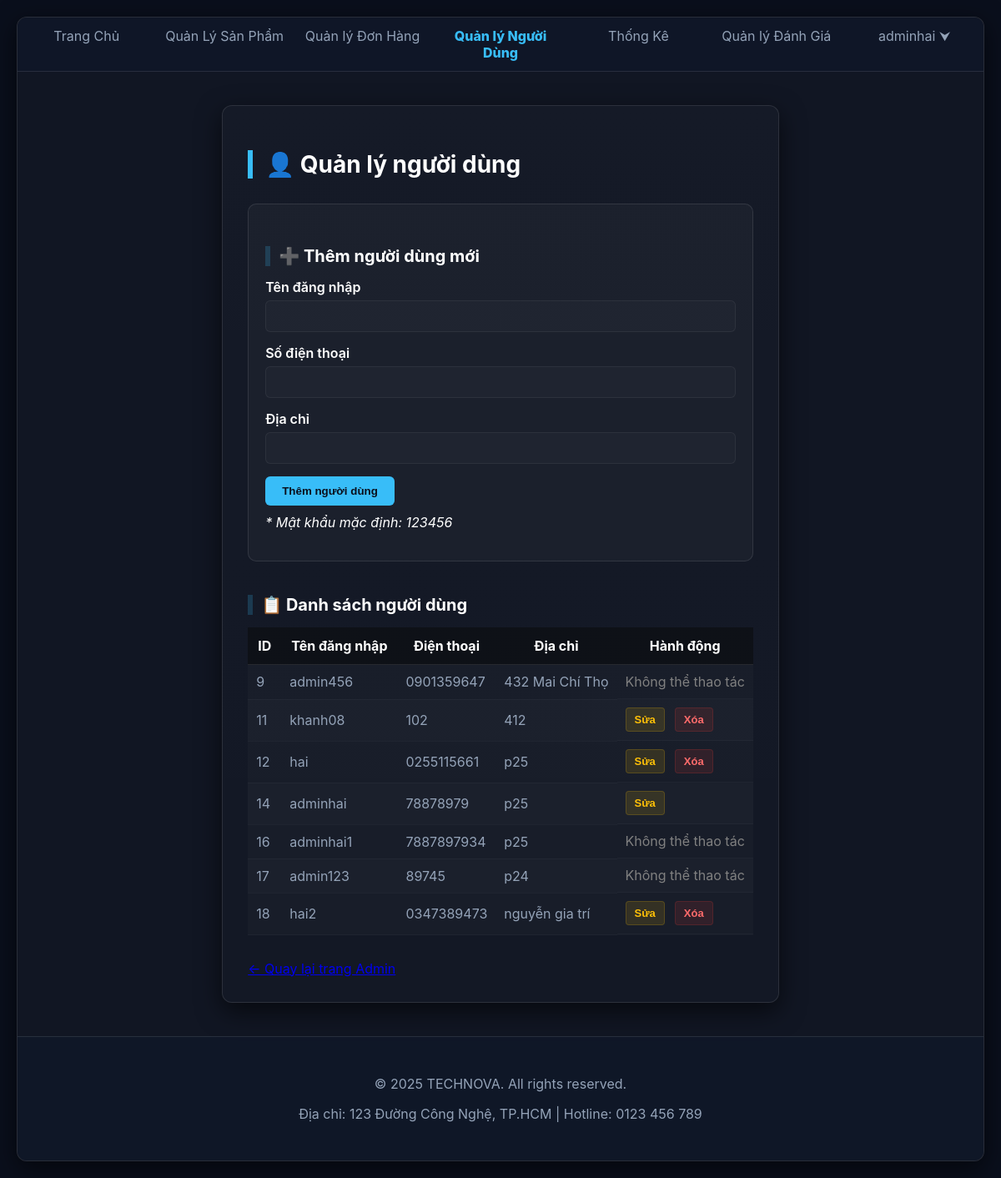
/WebBanHang/admin/quanlynguoidung.php (signed in), run on an earlier commit of the app's database.
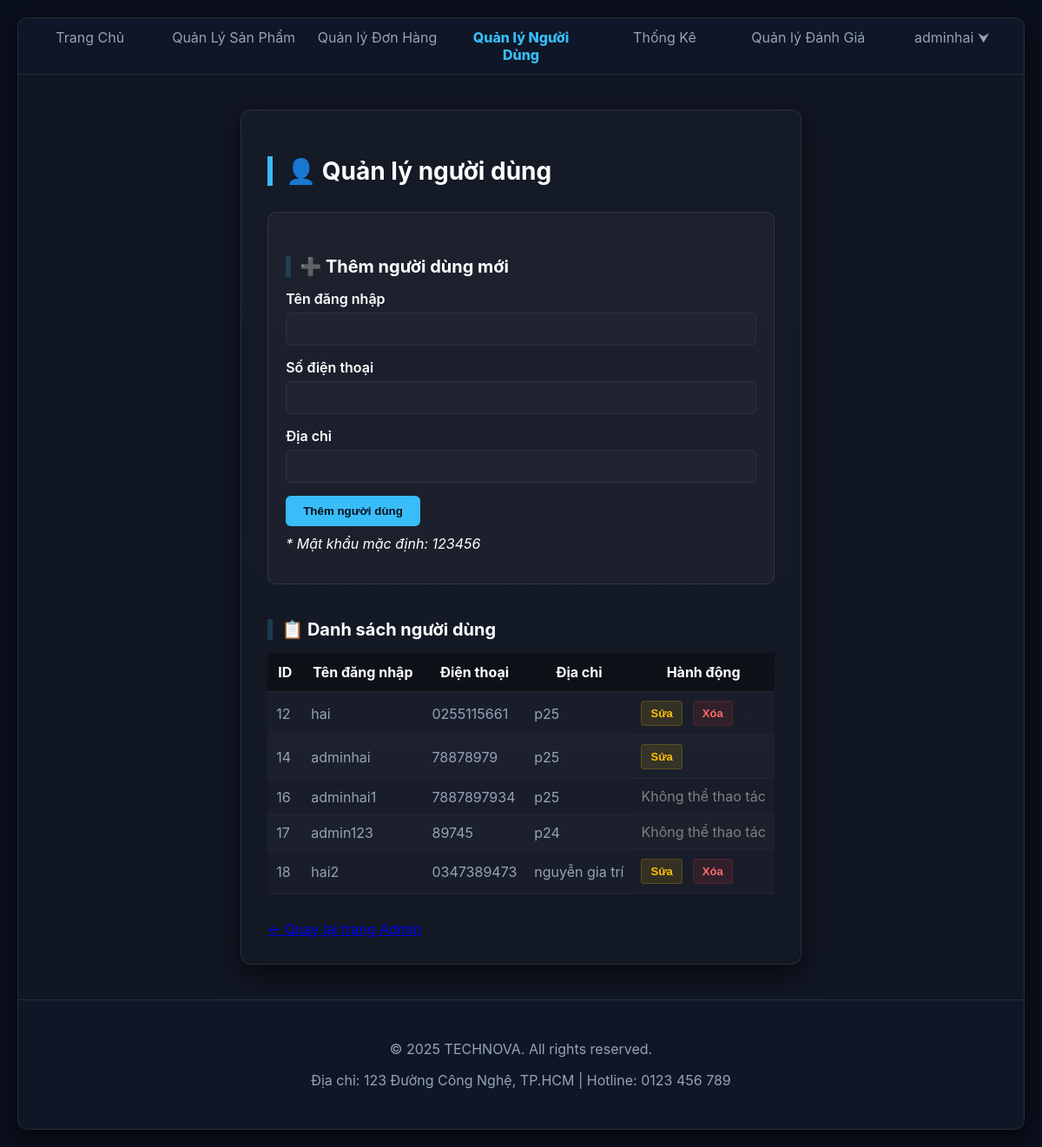
And on a later commit of the database.
### tables this page shows
CREATE TABLE `users` (
  `id` int(11) NOT NULL,
  `username` varchar(50) NOT NULL,
  `user_id` int(11) NOT NULL,
  `password` varchar(100) NOT NULL,
  `phone` varchar(20) DEFAULT NULL,
  `address` varchar(255) DEFAULT NULL,
  `email` longtext NOT NULL,
  `balance` int(11) DEFAULT 0
);

### WebBanHang/admin/quanlynguoidung.php (the view, shortened to what this page needs)
<?php
$current_page = 'quanlynguoidung';
$currentAdmin = $_SESSION["user"]["username"];
$conn = new mysqli("localhost", "root", "", "webbh");
$users = $conn->query("SELECT * FROM users");
?>
<!DOCTYPE html>
<html lang="vi">
<head>
    <link rel="stylesheet" href="admin.css?v=2">
</head>
<body>
<div id="fox">
    <div id="fox-nav">
        <ul>
            <li><a href="admin.php">Trang Chủ</a></li>
            <li><a href="quanlysanpham.php">Quản Lý Sản Phẩm</a></li>
            <li><a href="quanlydonHang.php">Quản lý Đơn Hàng</a></li>
            <li><a href="quanlynguoidung.php" class="<?= ($current_page == 'quanlynguoidung') ? 'active' : '' ?>">Quản lý Người Dùng</a></li>
            <li><a href="quanlythongke.php">Thống Kê</a></li>
            <li><a href="quanlydanhgia.php">Quản lý Đánh Giá</a></li>
            <?php if (!isset($_SESSION["user"])): ?>
            <li><a href="../Login/Login.php">Đăng nhập</a></li>
        <?php else: ?>
            <?php $username = htmlspecialchars($_SESSION["user"]["username"]); ?>
            <li class="user-dropdown">
                <a href="#" id="user-toggle"><?= $username ?> ⮟</a>
            </li>
        <?php endif; ?>
        </ul>
    </div>
    <div class="admin-container">
        <h2>👤 Quản lý người dùng</h2>
        <div class="form-section">
            <h3>➕ Thêm người dùng mới</h3>
            <form method="POST">
                <label>Tên đăng nhập</label>
                <input type="text" name="username" required>
                <label>Số điện thoại</label>
                <input type="text" name="phone" required>
                <label>Địa chỉ</label>
                <input type="text" name="address" required>
                <button type="submit" name="add_user">Thêm người dùng</button>
            </form>
            <p style="margin-top: 10px;"><em>* Mật khẩu mặc định: 123456</em></p>
        </div>
        <h3 style="margin-top: 40px;">📋 Danh sách người dùng</h3>
        <table class="admin-table">
            <thead>
                <tr>
                    <th>ID</th><th>Tên đăng nhập</th><th>Điện thoại</th><th>Địa chỉ</th><th>Hành động</th>
                </tr>
            </thead>
            <tbody>
            <?php while ($row = $users->fetch_assoc()): ?>
                <?php
                $isAdmin = stripos($row["username"], "admin") !== false;
                $isCurrent = strtolower($row["username"]) === strtolower($currentAdmin);
                ?>
                <tr>
                    <form method="POST">
                        <td><?= $row["id"] ?></td>
                        <td><?= htmlspecialchars($row["username"]) ?></td>
                        <td>
                            <span class="display-field"><?= htmlspecialchars($row["phone"]) ?></span>
                        </td>
                        <td>
                            <span class="display-field"><?= htmlspecialchars($row["address"]) ?></span>
                        </td>
                        <td class="action-buttons">
                            <?php if (!$isAdmin || $isCurrent): ?>
                                <button type="button" class="btn-edit edit-toggle">Sửa</button>
                                <?php if (!$isCurrent): ?>
                                    <button type="submit" name="delete_user" class="btn-delete">Xóa</button>
                                <?php endif; ?>
                            <?php else: ?>
                                <span style="color: gray;">Không thể thao tác</span>
                            <?php endif; ?>
                        </td>
                    </form>
                </tr>
            <?php endwhile; ?>
            </tbody>
        </table>
        <div style="margin-top: 30px;">
            <a href="admin.php" class="btn">← Quay lại trang Admin</a>
        </div>
    </div>
    <div id="fox-footer">
        <p>© 2025 TECHNOVA. All rights reserved.</p>
        <p>Địa chỉ: 123 Đường Công Nghệ, TP.HCM | Hotline: 0123 456 789</p>
    </div>
</div>
</body>
</html>

What changed in the data, as far as the page shows it:
removed users: id "9", username "admin456", phone "0901359647", address "432 Mai Chí Thọ", shows "Không thể thao tác"
removed users: id "11", username "khanh08", phone "102", address "412", shows "Sửa", shows "Xóa"
